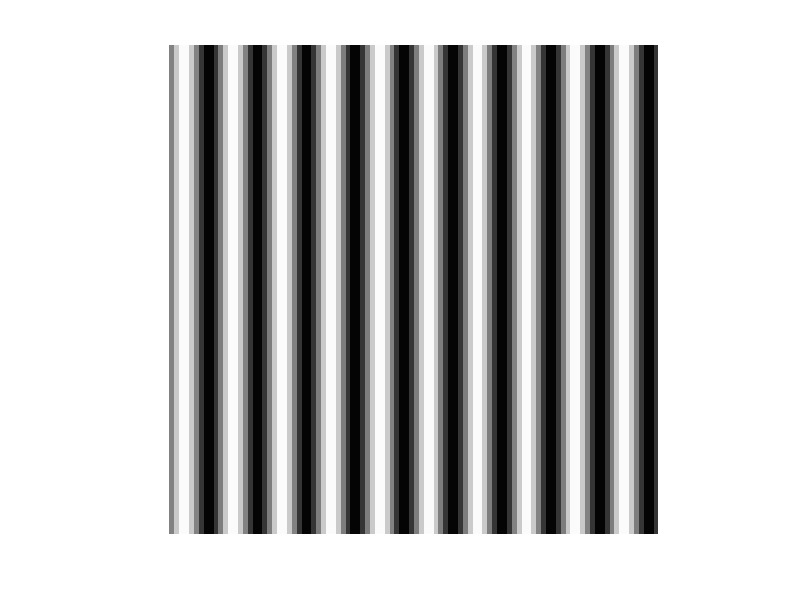
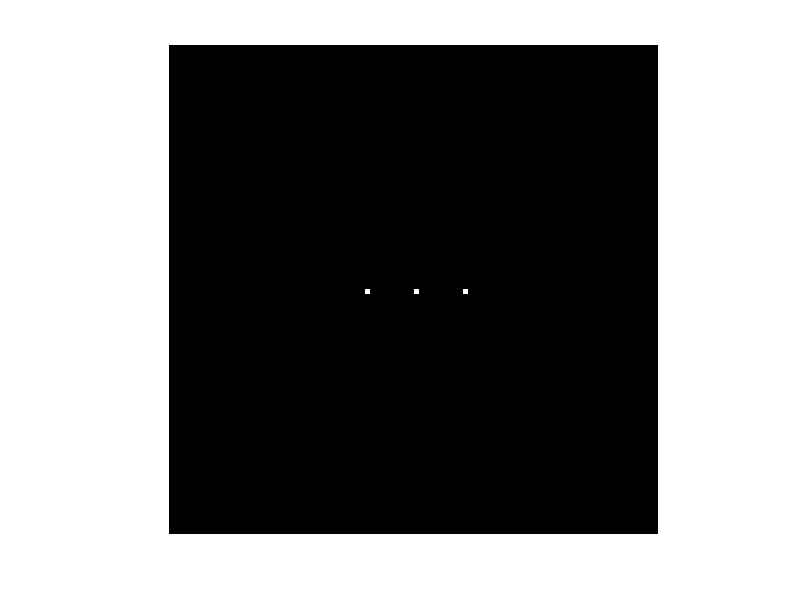

Write MATLAB code to recreate these figures, in order. (Note: this script raises an error after producing the figures.)
fx=5;
f=10*fx;
T=1/f;
t=0:T:20*pi;
t=t(1:100);
x=sin(2*pi*fx*t);
x=repmat(255*(x+1)/2,100,1);
I=uint8(x);
F=fftshift(fft2(x));
xh=ifft2(ifftshift(F));
figure (1);
imshow(I);
figure (2);
imshow(abs(F));
figure (3);
imshow(uint8(xh));